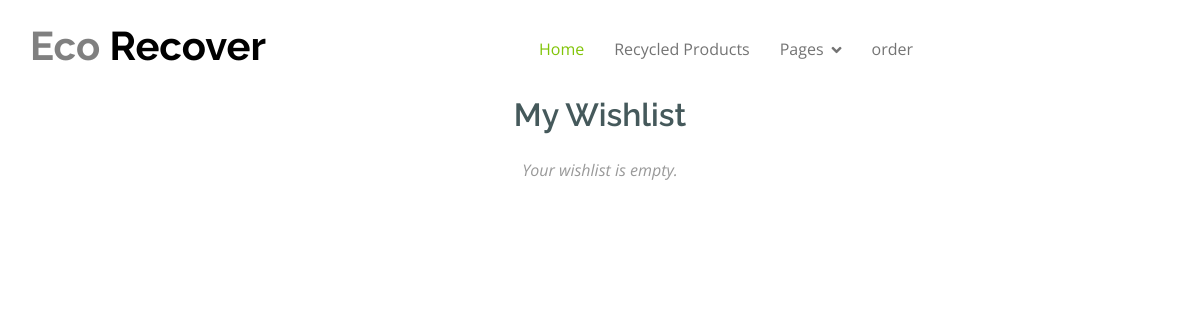
The page /wishlist/ (signed in) on the database as committed earlier.
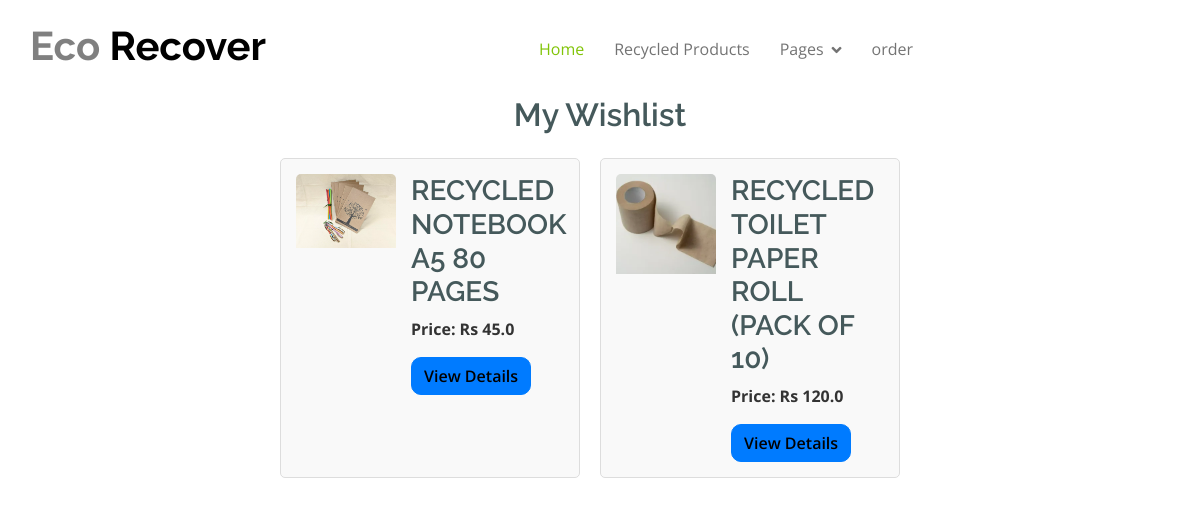
The same page on the database as committed later.
### app322/models.py (models this page shows, shortened)
class Wishlist(models.Model):
    user = models.ForeignKey(User, on_delete=models.CASCADE)
    product = models.ForeignKey(Product, on_delete=models.CASCADE)
    added_date = models.DateTimeField(auto_now_add=True)
    class Meta:
        unique_together = ['user', 'product']  # Ensures a product can only be added to the wishlist once per user

class Product(models.Model):
    subcategory = models.ForeignKey('Subcategory', on_delete=models.CASCADE, null=True, blank=True)
    user = models.ForeignKey(User, on_delete=models.CASCADE,default=0)
    name = models.CharField(max_length=100, null=False, blank=False)
    product_image = models.ImageField(upload_to="product_images", null=False, blank=False)
    description = models.CharField(max_length=500, null=False, blank=False)
    quantity = models.IntegerField(null=False, blank=False)
    original_price = models.FloatField(null=False, blank=False)
    selling_price = models.FloatField(null=False, blank=False)
    status = models.BooleanField(default=False, help_text="0=default,1=Hidden")
    trending = models.BooleanField(default=False, help_text="0=default,1=Trending")
    created_date = models.DateTimeField(auto_now_add=True)
    updated_date = models.DateTimeField(auto_now=True)

### app322/views.py (the view)
# urls.py: path('wishlist/', wishlists, name='wishlist'),
def wishlists(request):
    wishlist_items = Wishlist.objects.filter(user=request.user)
    return render(request, 'main/products/wishlist.html', {'wishlist_items': wishlist_items})

### templates/main/products/wishlist.html (shortened to what this page needs)
{% extends 'main/ecomerce/baseeco.html' %}
{% block content %}
<br><br><br>
<div class="container mt-4">
    <h2 class="text-center mb-4">My Wishlist</h2>
    <div class="wishlist-container">
        {% if wishlist_items %}
            {% for item in wishlist_items %}
                <div class="wishlist-item">
                    <div class="product-info">
                        <div class="product-image">
                            <img src="{{ item.product.product_image.url }}" alt="{{ item.product.name }}">
                        </div>
                        <div class="product-details">
                            <h3>{{ item.product.name }}</h3>
                            <p class="price">Price: Rs {{ item.product.selling_price }}</p>
                            <a href="{% url 'product_detail' product_id=item.product.id %}" class="btn btn-primary">View Details</a>
                        </div>
                    </div>
                </div>
            {% endfor %}
        {% else %}
            <p class="empty-wishlist">Your wishlist is empty.</p>
        {% endif %}
    </div>
</div>
{% endblock content %}

### templates/main/ecomerce/baseeco.html (shortened to what this page needs)
<!DOCTYPE html>
{% load static %}
<html lang="en">
    <head>
        <link rel="stylesheet" href="https://use.fontawesome.com/releases/v5.15.4/css/all.css"/>
        <link href="https://cdn.jsdelivr.net/npm/bootstrap-icons@1.4.1/font/bootstrap-icons.css" rel="stylesheet">
        <link href=" {% static 'lib/lightbox/css/lightbox.min.css' %} " rel="stylesheet">
        <link href="{% static 'lib/owlcarousel/assets/owl.carousel.min.css' %}" rel="stylesheet">
        <link href="{% static 'css/ecomerce/bootstrap.min.css' %}" rel="stylesheet">
        <link href="{% static 'css/ecomerce/style.css' %}" rel="stylesheet">
    </head>
    <body>
        <div class="container-fluid fixed-top">
            <div class="container px-0">
                <nav class="navbar navbar-light bg-white navbar-expand-xl">
                    <a href="{% url "index" %}" class="navbar-brand">
                        <h1 class="text-primary display-6">
                            <span style="color: gray; font-weight: bold;">Eco</span>
                            <span style="color: black; font-weight: bold;">Recover</span>
                        </h1>
                    </a>
                    <div class="collapse navbar-collapse bg-white" id="navbarCollapse">
                        <div class="navbar-nav mx-auto">
                            <a href="{% url "ecomerce_index" %}" class="nav-item nav-link active">Home</a>
                            <a href="{% url "all_products" %}" class="nav-item nav-link">Recycled Products</a>
                            <div class="nav-item dropdown">
                                <a href="#" class="nav-link dropdown-toggle" data-bs-toggle="dropdown">Pages</a>
                            </div>
                            <a href="contact.html" class="nav-item nav-link">order</a>
                        </div>
                    </div>
                </nav>
            </div>
        </div>
        {% block content %}{% endblock content %}

### static/css/ecomerce/style.css (style rules this page uses)
.btn { font-weight: 600; transition: .5s; }
.fixed-top { transition: 0.5s; background: var(--bs-white); border: 0; }
.navbar .navbar-nav .nav-link { padding: 10px 15px; font-size: 16px; transition: .5s; }
.navbar { height: 100px; border-bottom: 1px solid rgba(255, 255, 255, .1); }
.navbar .navbar-nav .nav-link:hover, .navbar .navbar-nav .nav-link.active, .fixed-top.bg-white .navbar .navbar-nav .nav-link:hover, .fixed-top.bg-white .navbar .navbar-nav .nav-link.active { color: var(--bs-primary); }
.navbar .dropdown-toggle::after { border: none; content: "\f107"; font-family: "Font Awesome 5 Free"; font-weight: 700; vertical-align: middle; margin-left: 8px; }

### templates/main/products/wishlist.html (style rules this page uses)
.wishlist-container { display: flex; flex-wrap: wrap; justify-content: center; }
.wishlist-item { width: 300px; margin: 0 20px 20px 0; padding: 15px; border: 1px solid #ddd; border-radius: 5px; background-color: #f9f9f9; transition: all 0.3s ease; }
.product-info { display: flex; }
.product-image { flex: 0 0 100px; margin-right: 15px; border-radius: 5px; overflow: hidden; }
.product-image img { max-width: 100%; height: auto; }
.product-details { flex: 1; }
.price { font-weight: bold; color: #333; }
.btn-primary { background-color: #007bff; border-color: #007bff; }

Rows that differ between the two databases and show on the page:
added Wishlist: product.product_image (picture), product.name "RECYCLED NOTEBOOK A5 80 PAGES", product.selling_price "45.0"
added Wishlist: product.product_image (picture), product.name "RECYCLED TOILET PAPER ROLL (PACK OF 10)", product.selling_price "120.0"
Other text that changed with them:
text no longer shown: "Your wishlist is empty."
